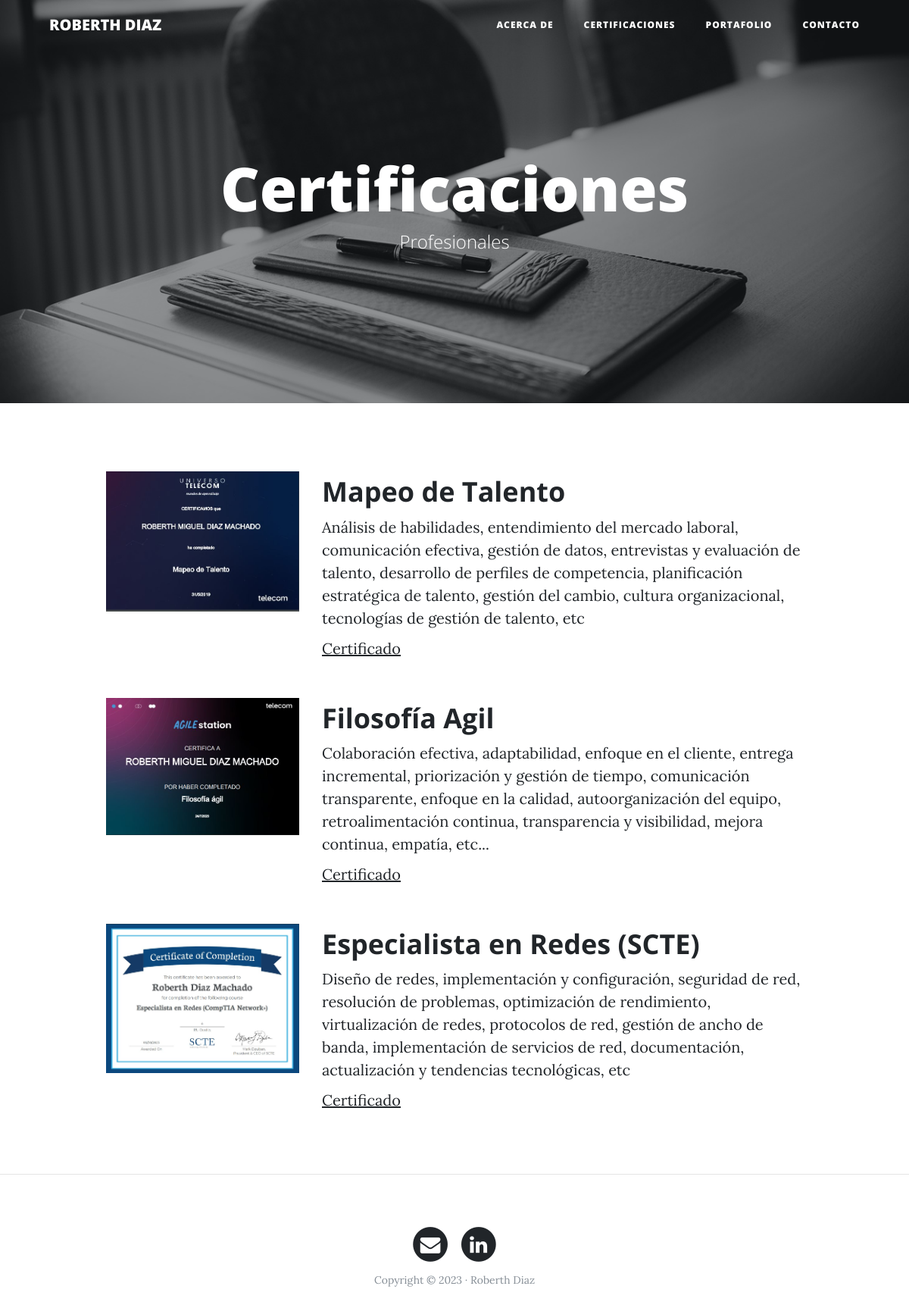
/certificates, run on the app's committed database.
### certificados/models.py (models this page shows, shortened)
class Certificados(models.Model):
    titulo = models.CharField(max_length=200, verbose_name="titulo")
    habilidades = models.TextField(verbose_name="habilidades")
    image = models.ImageField(verbose_name="image", upload_to="media")
    created = models.DateTimeField(auto_now_add=True, verbose_name="Fecha de Creacion")
    updated = models.DateTimeField(auto_now=True, verbose_name="Fecha de Edicion" )

### certificados/views.py (the view)
# urls.py: path('certificates', certificados_views.certificates, name="certificates"),
def certificates(request):
    certificado = Certificados.objects.all()
    return render (request, "certificados/certificates.html", {'certificado':certificado})

### certificados/templates/certificados/certificates.html (shortened to what this page needs)
{% extends 'core/base.html' %}
{% block background %}{% load static %}{% static 'core/img/certificate-bg.jpg' %}{% endblock %}
{% block headers %}
<h1>Certificaciones</h1>
<span class="subheading">Profesionales</span>
{% endblock %}
{% block content %}
    {% for certificado in certificado %}
<div class="container">
    <div class="row project">
        <div class="col-lg-3 col-md-4 offset-lg-1">
            <img class="img-fluid" src="{{certificado.image}}" alt="">
        </div>
      <div class="col-lg-7 col-md-8">
            <h2 class="section-heading title">{{certificado.titulo}}</h2>
        <p>{{certificado.habilidades}}</p>
        <p><a href="{{certificado.image}}" data-toggle="lightbox" data-gallery="galeria">Certificado</a></p>
        </div>
    </div>
    </div>
{% endfor %}
{% endblock %}

### core/templates/core/base.html (shortened to what this page needs)
<!DOCTYPE html>
<html lang="es">
  <head>
    {% load static %}
    <link href="{% static 'core/vendor/bootstrap/css/bootstrap.min.css' %}" rel="stylesheet">
    <link href="{% static 'core/vendor/font-awesome/css/font-awesome.min.css' %}" rel="stylesheet" type="text/css">
    <link href="{% static 'core/css/clean-blog.min.css' %}" rel="stylesheet">
  </head>
  <body>
    <nav class="navbar navbar-expand-lg navbar-light fixed-top" id="mainNav">
      <div class="container">
        <a class="navbar-brand" href="{% url 'index' %}">ROBERTH DIAZ</a>
        <div class="collapse navbar-collapse" id="navbarResponsive">
          <ul class="navbar-nav ml-auto">
            <li class="nav-item">
              <a class="nav-link" href="{% url 'about' %}">Acerca de</a>
            </li>
            <li class="nav-item">
              <a class="nav-link" href="{% url 'certificates' %}">Certificaciones</a>
            </li>
            <li class="nav-item">
              <a class="nav-link" href="{% url 'portfolio' %}">Portafolio</a>
            </li>
            <li class="nav-item">
              <a class="nav-link" href="{% url 'contact' %}">Contacto</a>
            </li>
          </ul>
        </div>
      </div>
    </nav>
    <header class="masthead" style="background-image: url('{% block background %}{% endblock %}')">
      <div class="overlay"></div>
      <div class="container">
        <div class="row">
          <div class="col-lg-8 col-md-10 mx-auto">
            <div class="site-heading">
                {% block headers %} {% endblock %}
            </div>
          </div>
        </div>
      </div>
    </header>
    {% block content %} {% endblock %}
    {% if request.path != '/' %} <hr> {% endif %}
    <footer>
      <div class="container">
        <div class="row">
          <div class="col-lg-8 col-md-10 mx-auto">
            <ul class="list-inline text-center">
              <li class="list-inline-item">
                <a href="{% url 'contact' %}">
                  <span class="fa-stack fa-lg">
                    <i class="fa fa-circle fa-stack-2x"></i>
                    <i class="fa fa-envelope fa-stack-1x fa-inverse"></i>
                  </span>
                </a>
              </li>
              <li class="list-inline-item">
                <a href="https://www.linkedin.com/in/roberthdiaz" target="_blank">
                  <span class="fa-stack fa-lg">
                    <i class="fa fa-circle fa-stack-2x"></i>
                    <i class="fa fa-linkedin fa-stack-1x fa-inverse"></i>
                  </span>
                </a>
              </li>
            </ul>
            <p class="copyright text-muted">Copyright &copy; 2023 · Roberth Diaz </p>
          </div>
        </div>
      </div>
    </footer>
  </body>
</html>

### data on the page
Certificados: image (picture), titulo "Mapeo de Talento", habilidades "Análisis de habilidades, entendimiento del mercado laboral, comunicación efectiva, gestión de datos, entrevistas y evaluación de talento, desarrollo de perfiles de competencia, planificación estratégica de talento, gestión del cambio, cultura organizacional, tecnologías de gestión de talento, etc"
Certificados: image (picture), titulo "Filosofía Agil", habilidades "Colaboración efectiva, adaptabilidad, enfoque en el cliente, entrega incremental, priorización y gestión de tiempo, comunicación transparente, enfoque en la calidad, autoorganización del equipo, retroalimentación continua, transparencia y visibilidad, mejora continua, empatía, etc..."
Certificados: image (picture), titulo "Especialista en Redes (SCTE)", habilidades "Diseño de redes, implementación y configuración, seguridad de red, resolución de problemas, optimización de rendimiento, virtualización de redes, protocolos de red, gestión de ancho de banda, implementación de servicios de red, documentación, actualización y tendencias tecnológicas, etc"
